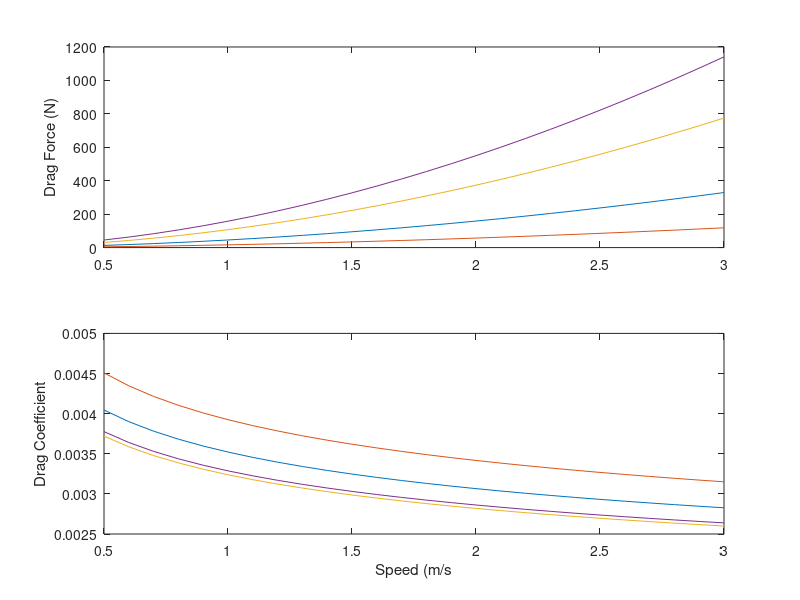

Write the MATLAB code that produced this figure. (Note: this script raises an error after producing the figure.)
% whale drag
% drag is going to differ based on morphometrics between juveniles and
% adults

clear all; close all

% whales = Eg 3911 (juvenile, 10 m, emaciated -- entangled)
%          MH89-424-Eg (calf, weighed -- perinatal)
%          NEAq 1223 (12 yo F, weighed -- vessel collision)
%          NEAq 1014 (28 yo F, sum of parts -- vessel collision)

whales = ['NEAq 3911','MH89-424-Eg','NEAq 1223','NEAq 1014'];

% length, m
l = [10.0; 4.12; 13.60; 13.70];

% speeds used in towtest, ms-1
U = [0.5:0.1:3.0];

% kinematic viscosity of seawater, m2s-1
v = 10^-6;

% calculate reynolds number
Re = (l*U)/v;

% coefficient of friction [Eqn. 4]
Cf = 0.072*Re.^(-1/5);

% seawater density
rho = 1025;

% estimated whale mass
M = [7000; 1227; 29700; 52640];

% estimated wetted surface area
Sw = 0.08*M.^0.65;

% max diameter of body, m
d = [2.196; 2.26/pi; 8.80/pi; 9.30/pi];

% Fineness Ratio
FR = l./d;

% calculate drag coefficient [Eqn 5]
for i = 1:length(Cf)
CD0(:,i) = Cf(:,i).*(1+1.5*(d./l).^(3/2) + 7*(d./l).^3);

% calculate drag force on the whale body (N)
Df(:,i) = (1/2)*rho*(U(i).^2)*Sw.*CD0(:,i);

end

% plot on figure
figure(1)
subplot(211)
plot(U,Df)
ylabel('Drag Force (N)')

subplot(212)
plot(U,CD0)
xlabel('Speed (m/s'); ylabel('Drag Coefficient')
adjustfigurefont

% calculate percent difference at 1.5 m/s in:
Cdchange = abs(min(CD0(:,11) - max(CD0(:,11))))/mean(CD0(:,11));
DFchange = abs(min(Df(:,11) - max(Df(:,11))))/mean([max(Df(:,11)) min(Df(:,11))]);
FRchange = abs(min(FR) - max(FR))/mean(FR);

%% WHAT HAPPENS AS A WHALE GETS THINNER?

keep Cdchange DFchange FRchange

% length, m
l = [13.70; 13.70; 13.70; 13.70; 13.70];

% speeds used in towtest, ms-1
U = [0.5:0.1:3];

% kinematic viscosity of seawater, m2s-1
v = 10^-6;

% calculate reynolds number
Re = (l*U)/v;

% coefficient of friction [Eqn. 4]
Cf = 0.072*Re.^(-1/5);

% seawater density
rho = 1025;

% estimated whale mass
% emaciation leads to 28% mass loss on average (Barratclough)
M = [52640; 48112; 44715; 43017; 42112];

% estimated wetted surface area
Sw = 0.08*M.^0.65;

% max diameter of body, m
d = [9.30/pi; 8.5/pi; 7.9/pi; 7.6/pi; 7.44/pi];

% Fineness ratio
FR = l./d;

% calculate drag coefficient [Eqn 5]
for i = 1:length(Cf)
CD0(:,i) = Cf(:,i).*(1+1.5*(d./l).^(3/2) + 7*(d./l).^3);

% calculate drag force on the whale body (N)
Df(:,i) = (1/2)*rho*(U(i).^2)*Sw.*CD0(:,i);

end

% plot on figure
figure(2)
subplot(311)
plot(U,Df)
xlabel('Speed (m/s)'); ylabel('Drag Force (N)')

subplot(312)
plot(U,CD0)
xlabel('Speed (m/s)'); ylabel('Drag Coefficient')

subplot(313)
[ax,h(1),h(2)] = plotyy(1:5,d,1:5,M);
hold(ax(1))
plot(ax(1),1:5,FR,'k')
set(ax(1),'xtick',[])
set(ax(1),'ylim',[2 6],'ytick',2:6)
set(ax(2),'ylim',[40000 56000],'ytick',[40000 50000])
xlabel({'','Arbitrary Time'})
ylabel(ax(1),{'Diameter','Fineness Ratio'})
ylabel(ax(2),'Body Weight (Kg)')
adjustfigurefont

Cdchange(2) = abs(min(CD0(:,11) - max(CD0(:,11))))/mean(CD0(:,11));
DFchange(2) = abs(min(Df(:,11) - max(Df(:,11))))/mean(Df(:,11));
FRchange(2) = abs(min(FR) - max(FR))/mean(FR);
